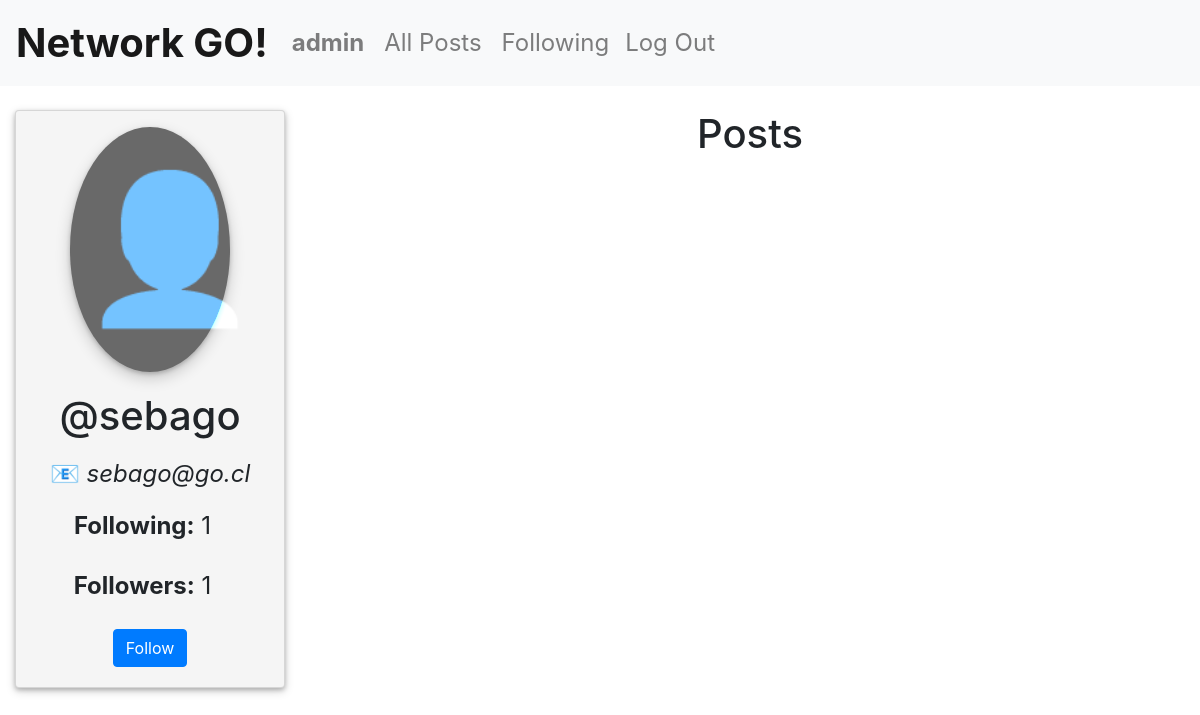
The app's page /profile/sebago (signed in), older data.
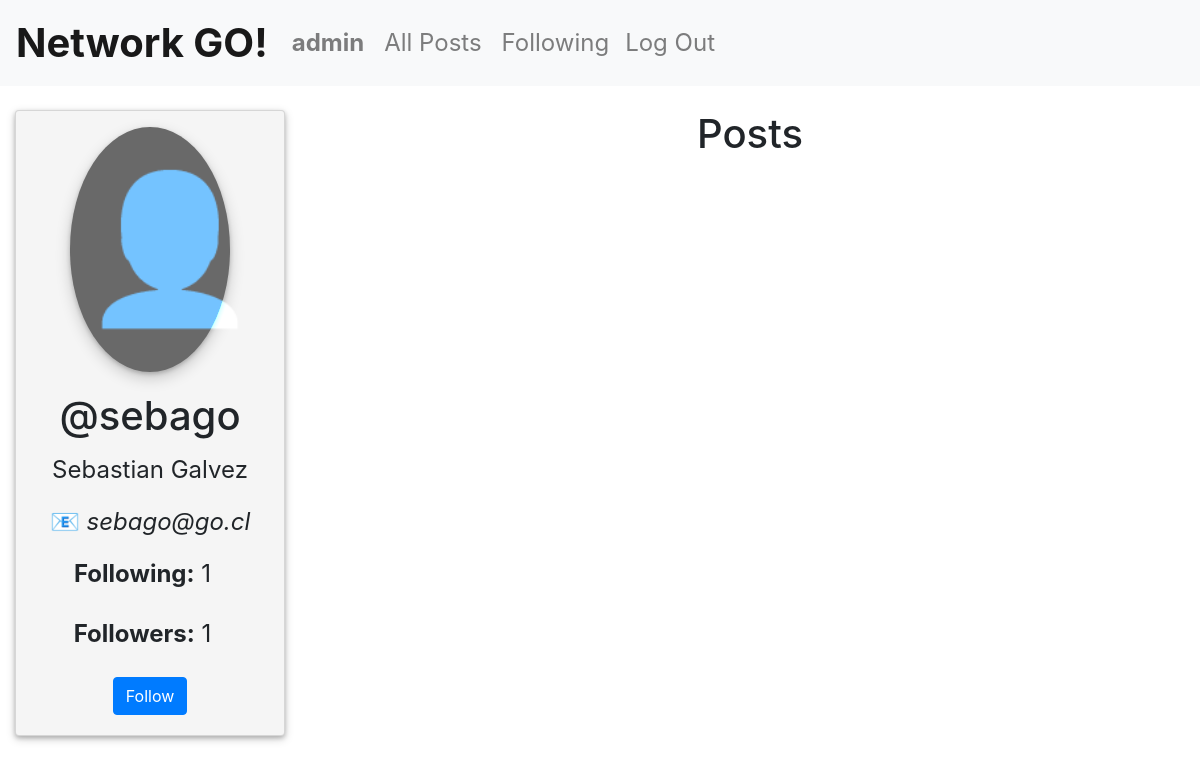
The same page, newer data.
### network/models.py (models this page shows)
class User(AbstractUser):
    following = models.ManyToManyField("User", related_name='followers')

### network/views.py (the view, shortened to what this page needs)
# urls.py: path("profile/<str:username>", views.profile, name="profile"), #GET or PUT
@login_required
def profile(request, username):
    try:
        user = User.objects.get(username=username)
    except User.DoesNotExist:
        return HttpResponseNotFound(f"<h1>User '{username}' does not exist</h1>")
    if request.method == 'GET':
        return render(request, "network/profile.html", {
                "profile_user": user
            })
    else:
        return JsonResponse({
            "error": "GET or PUT request required."
        }, status=400)

### network/templates/network/profile.html (shortened to what this page needs)
{% extends "network/layout.html" %}
{% load static %}
{% block body %}
    <div class="container-fluid mt-4">
        <div class="row justify-content-center">
                <div id="profile-view" class="col-3">
                    <div class="card">
                        <div id="profile-img" class="card-img-top  mt-3"><label>👤</label></div>
                        <div class="card-body">
                            <h1 class="card-title text-center">@{{ profile_user.username }}</h1>
                            <p class="card-text">{{ profile_user.first_name | capfirst }} {{ profile_user.last_name | capfirst }}</p>
                            <p class="card-text">&#128231;<i> {{ profile_user.email }}</i></p>
                            <p class="col"><label><b>Following:</b></label> <label id="following-count"> {{profile_user.following.all | length }} </label></p>
                            <p class="col"><label><b>Followers:</b></label> <label id="followers-count"> {{profile_user.followers.all | length }} </label></p>
                            {% if user.username != profile_user.username %}
                                {% if profile_user in user.following.all %}
                                    <button id="follow-btn" class="btn btn-primary">Unfollow</button>
                                {% else %}
                                    <button id="follow-btn" class="btn btn-primary">Follow</button>
                                {% endif %}
                            {% endif %}
                        </div>
                    </div>
                </div>
                <div id="posts-view" class="col-9">
                    <h1 id="posts-title" class="title">Posts</h1>
                </div>
        </div>
    </div>
{% endblock %}

### network/templates/network/layout.html (shortened to what this page needs)
{% load static %}
<!DOCTYPE html>
<html lang="en">
    <head>
        <link rel="stylesheet" href="https://stackpath.bootstrapcdn.com/bootstrap/4.4.1/css/bootstrap.min.css">
        <link href="{% static 'network/styles.css' %}" rel="stylesheet">
    </head>
    <body>
        <nav class="navbar navbar-expand-lg navbar-light bg-light">
            <a class="navbar-brand" href="/">Network GO!</a>
            <div>
              <ul class="navbar-nav mr-auto">
                {% if user.is_authenticated %}
                    <li class="nav-item">
                        <a class="nav-link" href="{% url 'profile' user.username %}"><strong>{{ user.username }}</strong></a>
                    </li>
                {% endif %}
                <li class="nav-item ml-1">
                    <a id="allposts-btn" class="nav-link" href="{% url 'allposts' %}">All Posts</a>
                </li>
                {% if user.is_authenticated %}
                    <li class="nav-item ml-1">
                        <a id="following-btn" class="nav-link" href="{% url 'following' %}">Following</a>
                    </li>
                    <li class="nav-item">
                        <a class="nav-link" href="{% url 'logout' %}">Log Out</a>
                    </li>
                {% endif %}
              </ul>
            </div>
          </nav>
        <div class="body mt-2">
            {% block body %}
            {% endblock %}
        </div>
    </body>
</html>

### network/static/network/styles.css (style rules this page uses)
.navbar-brand { font-size: 2.5em; font-weight: bolder; }
.nav-item { font-size: 1.5em; }
#posts-view { text-align: center; }
.title { text-align: center; }
#profile-view { text-align: center; }
.card { width: 100%; text-align: center; box-shadow: 0 2px 4px 0 rgba(0, 0, 0, 0.2), 0 3px 10px 0 rgba(0, 0, 0, 0.19); background-color: whitesmoke; font-size: 1.5em; }
.col { padding-left: 0; }
#profile-img { border-radius: 50%; background-color: dimgray; width: 60%; margin-left: 20%; padding: 4%; font-size: 6em; display: inline-block; box-shadow: 0 2px 4px 0 rgba(0, 0, 0, 0.2), 0 6px 15px 0 rgba(0, 0, 0, 0.19); }
#profile-img label { mix-blend-mode: color-dodge; }

Row changes from the older to the newer data that the page shows:
changed User "sebago": first_name (not shown) → "Sebastian"; last_name (not shown) → "Galvez"
